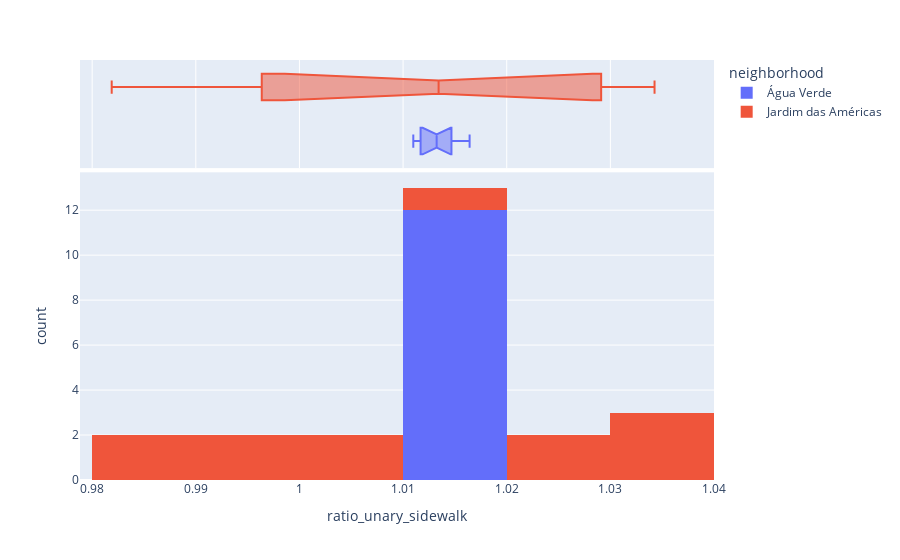

Here is the notebook cell this chart was saved with:
### Code cell
px.histogram(gdf, 
             x='ratio_unary_sidewalk', 
            #  y="tip", 
             color="neighborhood",
                   marginal="box", # or violin, rug
                #    hover_data=df.columns
                # range_x=(0,30),
                width = 900,
                nbins=10,
                   )

### Figure 1 — Plotly figure (JSON) as saved in the notebook; plotly's stock layout.template omitted (floating-point values rounded to 4 significant figures)
{"data": [{"alignmentgroup": "True", "bingroup": "x", "hovertemplate": "neighborhood=Água Verde<br>ratio_unary_sidewalk=%{x}<br>count=%{y}<extra></extra>", "legendgroup": "Água Verde", "marker": {"color": "#636efa", "pattern": {"shape": ""}}, "name": "Água Verde", "nbinsx": 10, "offsetgroup": "Água Verde", "orientation": "v", "showlegend": true, "type": "histogram", "x": [1.011, 1.011, 1.013, 1.015, 1.015, 1.016, 1.014, 1.014, 1.014, 1.011, 1.012, 1.012], "xaxis": "x", "yaxis": "y"}, {"alignmentgroup": "True", "hovertemplate": "neighborhood=Água Verde<br>ratio_unary_sidewalk=%{x}<extra></extra>", "legendgroup": "Água Verde", "marker": {"color": "#636efa"}, "name": "Água Verde", "notched": true, "offsetgroup": "Água Verde", "showlegend": false, "type": "box", "x": [1.011, 1.011, 1.013, 1.015, 1.015, 1.016, 1.014, 1.014, 1.014, 1.011, 1.012, 1.012], "xaxis": "x2", "yaxis": "y2"}, {"alignmentgroup": "True", "bingroup": "x", "hovertemplate": "neighborhood=Jardim das Américas<br>ratio_unary_sidewalk=%{x}<br>count=%{y}<extra></extra>", "legendgroup": "Jardim das Américas", "marker": {"color": "#EF553B", "pattern": {"shape": ""}}, "name": "Jardim das Américas", "nbinsx": 10, "offsetgroup": "Jardim das Américas", "orientation": "v", "showlegend": true, "type": "histogram", "x": [1.034, 0.9886, 0.9951, 0.9819, 1.033, 1.019, 1.032, 1.026, 1.006, 1.027, 1.008, 0.9976], "xaxis": "x", "yaxis": "y"}, {"alignmentgroup": "True", "hovertemplate": "neighborhood=Jardim das Américas<br>ratio_unary_sidewalk=%{x}<extra></extra>", "legendgroup": "Jardim das Américas", "marker": {"color": "#EF553B"}, "name": "Jardim das Américas", "notched": true, "offsetgroup": "Jardim das Américas", "showlegend": false, "type": "box", "x": [1.034, 0.9886, 0.9951, 0.9819, 1.033, 1.019, 1.032, 1.026, 1.006, 1.027, 1.008, 0.9976], "xaxis": "x2", "yaxis": "y2"}], "layout": {"barmode": "relative", "legend": {"title": {"text": "neighborhood"}, "tracegroupgap": 0}, "margin": {"t": 60}, "width": 900, "xaxis": {"anchor": "y", "domain": [0, 1], "title": {"text": "ratio_unary_sidewalk"}}, "xaxis2": {"anchor": "y2", "domain": [0, 1], "matches": "x", "showgrid": true, "showticklabels": false}, "yaxis": {"anchor": "x", "domain": [0, 0.7326], "title": {"text": "count"}}, "yaxis2": {"anchor": "x2", "domain": [0.7426, 1], "matches": "y2", "showgrid": false, "showline": false, "showticklabels": false, "ticks": ""}}}
